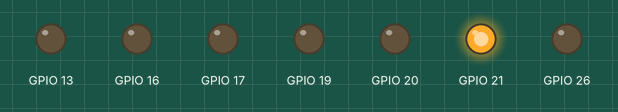
A program run on a simulated Raspberry Pi (BCM pin numbers). Parts: output pins drawn as LEDs (lit = HIGH).

Above: at 0.05 s.
At 0.25 s:
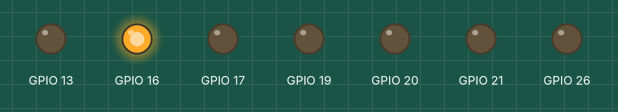
At 0.45 s:
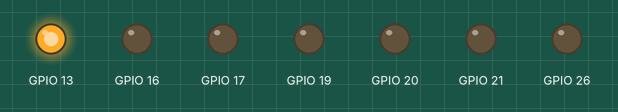
At 0.85 s:
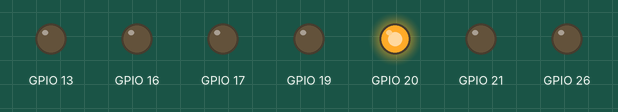
At 1.25 s:
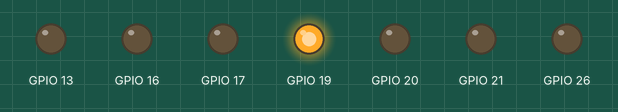
At 2.75 s:
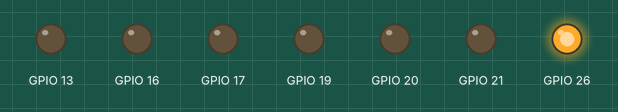
Timing chart, 0 to 3.0 s (numbered marks = the images above):
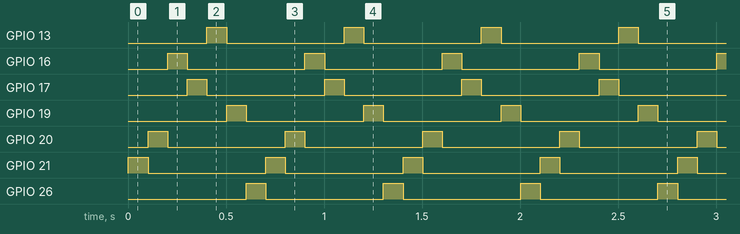

Measured:
- by itself, GPIO 13, GPIO 16, GPIO 17, GPIO 19–21, GPIO 26: alternates HIGH for 0.10 s and LOW for 0.60 s
- by itself, everything shown: repeats every 0.70 s, in 7 steps

The program:

003_FlowingWaterLights.py
```python
#!/usr/bin/env python

from time import sleep
from signal import pause

from gpiozero import LED


def flowing_water_lights(pins, on_time=0.1):
    """流水灯.

    电路图: https://crcit.net/c/cbb36203c2214ef6a8f80dcec26f15fb

    Args:
        pins (list<int>): 接有流水灯的管脚. 按这里指定的顺序播放.
        on_time (float, optional): 每个灯亮的时间, 单位秒. 默认 0.1.
    """
    lights = [LED(pin) for pin in pins]
    while True:
        for light in lights:
            light.on()
            sleep(on_time)
            light.off()


flowing_water_lights([21, 20, 16, 17, 13, 19, 26])
```
